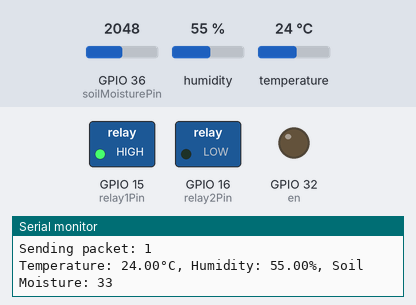
Recording of a sketch running on a simulated ESP32. Parts: switched loads named in the sketch (green lamp = pin HIGH), output pins drawn as LEDs (lit = HIGH), the last lines printed to the serial monitor. The test bench sets the inputs (shaded band); at power-on: humidity 55 %, GPIO 36 (soilMoisturePin) = 2048, temperature 24 °C. No radio packets arrive unless stated.

Above: at 3.8 s.
3.9 s: humidity set to 53 %
At 10.2 s:
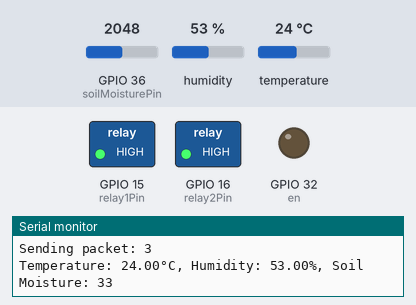
10.7 s: humidity set to 68 %
At 16.0 s:
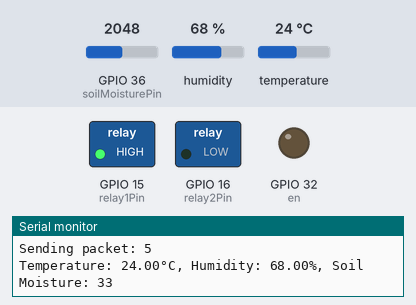
16.8 s: humidity set to 22 %
At 21.8 s:
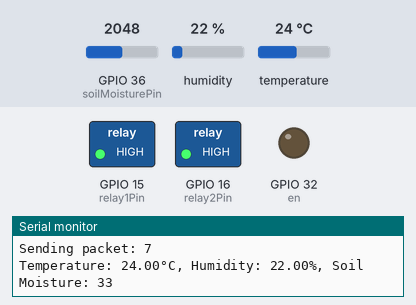
Timing chart, 0 to 23.3 s (numbered marks = the images above; inputs shaded):
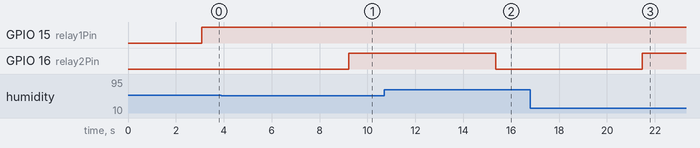

The sketch:

Transmitter.ino
```cpp
#include <SPI.h>
#include <LoRa.h>
#include <DHT.h>

// Define the pins for the relays
#define relay1Pin 15
#define relay2Pin 16

// Define the pins used by the transceiver module
#define ss 2
#define rst 13
#define dio0 14
#define en 32

// Define the pin for DHT22 sensor
#define dhtPin 4

// Define the pin for soil moisture sensor
#define soilMoisturePin A0

int minValue = 1000;      // Nilai minimum yang telah ditentukan
int maxValue = 4095;      // Nilai maksimum yang telah ditentukan

DHT dht(dhtPin, DHT22);

int counter = 0;

void setup() {
  // Initialize relay pins
  pinMode(relay1Pin, OUTPUT);
  pinMode(relay2Pin, OUTPUT);

  // Initiate the LoRa Enable pin
  pinMode(en, OUTPUT);
  // LoRa chip is Active Low
  digitalWrite(en, LOW);

  // Initialize Serial Monitor
  Serial.begin(115200);
  while (!Serial);
  Serial.println("LoRa Sender");

  // Setup LoRa transceiver module
  LoRa.setPins(ss, rst, dio0);

  // Replace the LoRa.begin() argument with your location's frequency
  // 433E6 for Asia, 866E6 for Europe, 915E6 for North America
  while (!LoRa.begin(915E6)) {
    Serial.println("LoRa Initializing...");
    delay(500);
  }

  // Change sync word to match the receiver
  LoRa.setSyncWord(0xF3);
  Serial.println("LoRa Initializing OK!");

  // Initialize DHT22 sensor
  dht.begin();
}

void loop() {
  Serial.print("Sending packet: ");
  Serial.println(counter);

  // Read data from DHT22 sensor
  float temperature = dht.readTemperature();
  float humidity = dht.readHumidity();

  // Read data from soil moisture sensor
  int sensorValue = analogRead(soilMoisturePin);

  int soilMoisture = map(sensorValue, minValue, maxValue, 0, 100);

  // Print sensor readings to Serial Monitor
  Serial.print("Temperature: ");
  Serial.print(temperature);
  Serial.print("°C, Humidity: ");
  Serial.print(humidity);
  Serial.print("%, Soil Moisture: ");
  Serial.println(soilMoisture);

  // Create a data string
  String sensorData = String(temperature, 1) + "," + String(humidity) + "," + soilMoisture;

  // Send LoRa packet to the receiver
  LoRa.beginPacket();
  LoRa.print(sensorData);
  LoRa.endPacket();

  counter++;

  delay(3000); // Send data every 10 seconds

    // Control Relay 1 based on conditions
  if (temperature < 40 || humidity > 70 || soilMoisture > 14) {
    digitalWrite(relay1Pin, HIGH); // Relay 1 ON
  } else {
    digitalWrite(relay1Pin, LOW); // Relay 1 OFF
  }

  // Control Relay 2 based on conditions
  if (temperature > 60 || humidity < 55 || soilMoisture < 13) {
    digitalWrite(relay2Pin, HIGH); // Relay 2 ON
  } else {
    digitalWrite(relay2Pin, LOW); // Relay 2 OFF
  }
}
```

Measured:
- the behaviour switches between 55 and 54 % on humidity (found by bisection; images 0 and 1)
- after the input at 3.9 s, GPIO 16 (relay2Pin): LOW → HIGH after 5.3 s
- after the input at 10.7 s, GPIO 16 (relay2Pin): HIGH → LOW after 4.6 s
- after the input at 16.8 s, GPIO 16 (relay2Pin): LOW → HIGH after 4.7 s
